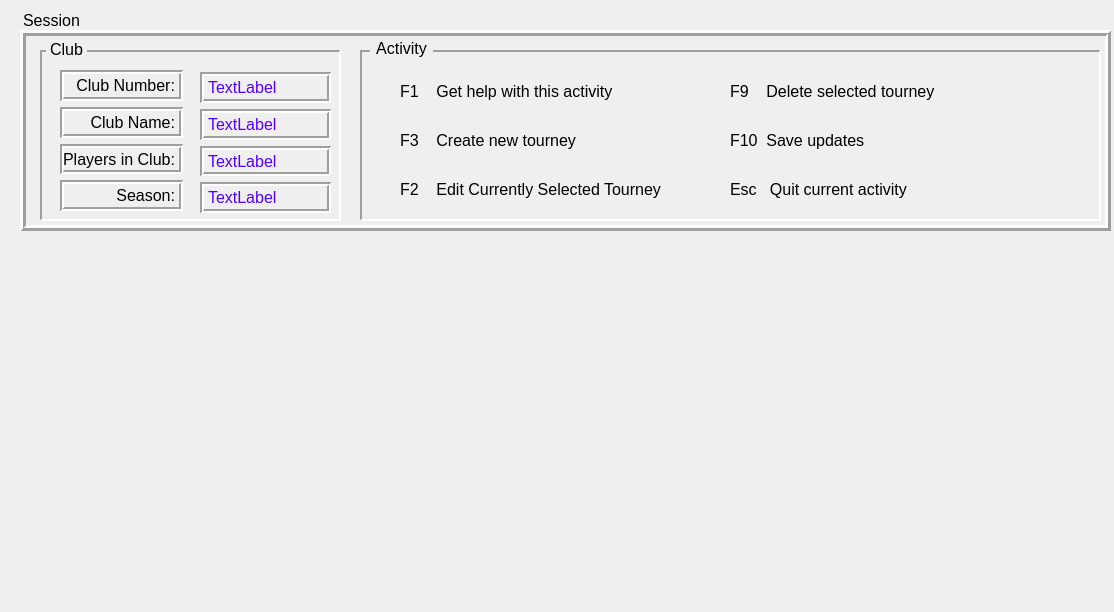
<?xml version="1.0" encoding="UTF-8"?>
<ui version="4.0">
 <class>TourneysActivity</class>
 <widget class="QWidget" name="TourneysActivity">
  <property name="geometry">
   <rect>
    <x>0</x>
    <y>0</y>
    <width>1114</width>
    <height>612</height>
   </rect>
  </property>
  <property name="font">
   <font>
    <pointsize>12</pointsize>
    <fontweight>Medium</fontweight>
   </font>
  </property>
  <property name="windowTitle">
   <string>Cribbage Grass Roots</string>
  </property>
  <widget class="QWidget" name="TopContainer" native="true">
   <property name="geometry">
    <rect>
     <x>0</x>
     <y>0</y>
     <width>1111</width>
     <height>231</height>
    </rect>
   </property>
   <widget class="QFrame" name="sessionPanel">
    <property name="geometry">
     <rect>
      <x>20</x>
      <y>30</y>
      <width>1091</width>
      <height>201</height>
     </rect>
    </property>
    <property name="frameShape">
     <enum>QFrame::Shape::Box</enum>
    </property>
    <property name="frameShadow">
     <enum>QFrame::Shadow::Raised</enum>
    </property>
    <property name="lineWidth">
     <number>3</number>
    </property>
    <widget class="QFrame" name="clubPanel">
     <property name="geometry">
      <rect>
       <x>20</x>
       <y>20</y>
       <width>301</width>
       <height>171</height>
      </rect>
     </property>
     <property name="frameShape">
      <enum>QFrame::Shape::Panel</enum>
     </property>
     <property name="frameShadow">
      <enum>QFrame::Shadow::Sunken</enum>
     </property>
     <property name="lineWidth">
      <number>2</number>
     </property>
     <widget class="QWidget" name="layoutWidget">
      <property name="geometry">
       <rect>
        <x>20</x>
        <y>20</y>
        <width>123</width>
        <height>141</height>
       </rect>
      </property>
      <layout class="QVBoxLayout" name="verticalLayout_3">
       <item>
        <widget class="QLabel" name="clubNumberLabel">
         <property name="frameShape">
          <enum>QFrame::Shape::Box</enum>
         </property>
         <property name="frameShadow">
          <enum>QFrame::Shadow::Sunken</enum>
         </property>
         <property name="lineWidth">
          <number>2</number>
         </property>
         <property name="text">
          <string>Club Number:</string>
         </property>
         <property name="alignment">
          <set>Qt::AlignmentFlag::AlignRight|Qt::AlignmentFlag::AlignTrailing|Qt::AlignmentFlag::AlignVCenter</set>
         </property>
        </widget>
       </item>
       <item>
        <widget class="QLabel" name="clubNameLabel">
         <property name="frameShape">
          <enum>QFrame::Shape::Box</enum>
         </property>
         <property name="frameShadow">
          <enum>QFrame::Shadow::Sunken</enum>
         </property>
         <property name="lineWidth">
          <number>2</number>
         </property>
         <property name="text">
          <string>Club Name:</string>
         </property>
         <property name="alignment">
          <set>Qt::AlignmentFlag::AlignRight|Qt::AlignmentFlag::AlignTrailing|Qt::AlignmentFlag::AlignVCenter</set>
         </property>
        </widget>
       </item>
       <item>
        <widget class="QLabel" name="clubPlayersLabel">
         <property name="frameShape">
          <enum>QFrame::Shape::Box</enum>
         </property>
         <property name="frameShadow">
          <enum>QFrame::Shadow::Sunken</enum>
         </property>
         <property name="lineWidth">
          <number>2</number>
         </property>
         <property name="text">
          <string>Players in Club:</string>
         </property>
         <property name="alignment">
          <set>Qt::AlignmentFlag::AlignRight|Qt::AlignmentFlag::AlignTrailing|Qt::AlignmentFlag::AlignVCenter</set>
         </property>
        </widget>
       </item>
       <item>
        <widget class="QLabel" name="clubSeasonLabel">
         <property name="frameShape">
          <enum>QFrame::Shape::Box</enum>
         </property>
         <property name="frameShadow">
          <enum>QFrame::Shadow::Sunken</enum>
         </property>
         <property name="lineWidth">
          <number>2</number>
         </property>
         <property name="text">
          <string>Season:</string>
         </property>
         <property name="alignment">
          <set>Qt::AlignmentFlag::AlignRight|Qt::AlignmentFlag::AlignTrailing|Qt::AlignmentFlag::AlignVCenter</set>
         </property>
        </widget>
       </item>
      </layout>
     </widget>
     <widget class="QWidget" name="layoutWidget">
      <property name="geometry">
       <rect>
        <x>160</x>
        <y>22</y>
        <width>131</width>
        <height>141</height>
       </rect>
      </property>
      <layout class="QVBoxLayout" name="verticalLayout_4">
       <item>
        <widget class="QLabel" name="clubNumber">
         <property name="styleSheet">
          <string notr="true">color: rgb(85, 0, 255);
font: 700 11pt &quot;Segoe UI&quot;;</string>
         </property>
         <property name="frameShape">
          <enum>QFrame::Shape::Box</enum>
         </property>
         <property name="frameShadow">
          <enum>QFrame::Shadow::Sunken</enum>
         </property>
         <property name="lineWidth">
          <number>2</number>
         </property>
         <property name="text">
          <string>TextLabel</string>
         </property>
        </widget>
       </item>
       <item>
        <widget class="QLabel" name="clubName">
         <property name="styleSheet">
          <string notr="true">color: rgb(85, 0, 255);
font: 700 11pt &quot;Segoe UI&quot;;</string>
         </property>
         <property name="frameShape">
          <enum>QFrame::Shape::Box</enum>
         </property>
         <property name="frameShadow">
          <enum>QFrame::Shadow::Sunken</enum>
         </property>
         <property name="lineWidth">
          <number>2</number>
         </property>
         <property name="text">
          <string>TextLabel</string>
         </property>
        </widget>
       </item>
       <item>
        <widget class="QLabel" name="clubPlayers">
         <property name="styleSheet">
          <string notr="true">color: rgb(85, 0, 255);
font: 700 11pt &quot;Segoe UI&quot;;</string>
         </property>
         <property name="frameShape">
          <enum>QFrame::Shape::Box</enum>
         </property>
         <property name="frameShadow">
          <enum>QFrame::Shadow::Sunken</enum>
         </property>
         <property name="lineWidth">
          <number>2</number>
         </property>
         <property name="text">
          <string>TextLabel</string>
         </property>
        </widget>
       </item>
       <item>
        <widget class="QLabel" name="clubSeason">
         <property name="styleSheet">
          <string notr="true">color: rgb(85, 0, 255);
font: 700 11pt &quot;Segoe UI&quot;;</string>
         </property>
         <property name="frameShape">
          <enum>QFrame::Shape::Box</enum>
         </property>
         <property name="frameShadow">
          <enum>QFrame::Shadow::Sunken</enum>
         </property>
         <property name="lineWidth">
          <number>2</number>
         </property>
         <property name="text">
          <string>TextLabel</string>
         </property>
        </widget>
       </item>
      </layout>
     </widget>
    </widget>
    <widget class="QFrame" name="tourneysActivityPanel">
     <property name="geometry">
      <rect>
       <x>340</x>
       <y>20</y>
       <width>741</width>
       <height>171</height>
      </rect>
     </property>
     <property name="frameShape">
      <enum>QFrame::Shape::Panel</enum>
     </property>
     <property name="frameShadow">
      <enum>QFrame::Shadow::Sunken</enum>
     </property>
     <property name="lineWidth">
      <number>2</number>
     </property>
     <widget class="QWidget" name="layoutWidget">
      <property name="geometry">
       <rect>
        <x>40</x>
        <y>20</y>
        <width>311</width>
        <height>141</height>
       </rect>
      </property>
      <layout class="QVBoxLayout" name="verticalLayout_5">
       <item>
        <widget class="QLabel" name="playersF1ActivityLabel">
         <property name="text">
          <string>F1    Get help with this activity</string>
         </property>
        </widget>
       </item>
       <item>
        <widget class="QLabel" name="playersF3ActivityLabel">
         <property name="text">
          <string>F3    Create new tourney</string>
         </property>
        </widget>
       </item>
       <item>
        <widget class="QLabel" name="playersF2ActivityLabel">
         <property name="text">
          <string>F2    Edit Currently Selected Tourney</string>
         </property>
        </widget>
       </item>
      </layout>
     </widget>
     <widget class="QWidget" name="verticalLayoutWidget">
      <property name="geometry">
       <rect>
        <x>370</x>
        <y>20</y>
        <width>331</width>
        <height>141</height>
       </rect>
      </property>
      <layout class="QVBoxLayout" name="verticalLayout">
       <item>
        <widget class="QLabel" name="playersF9ActivityLabel">
         <property name="text">
          <string>F9    Delete selected tourney</string>
         </property>
        </widget>
       </item>
       <item>
        <widget class="QLabel" name="playersF10ActivityLabel">
         <property name="text">
          <string>F10  Save updates</string>
         </property>
        </widget>
       </item>
       <item>
        <widget class="QLabel" name="playersEscActivityLabel">
         <property name="text">
          <string>Esc   Quit current activity</string>
         </property>
        </widget>
       </item>
      </layout>
     </widget>
     <widget class="QWidget" name="gridLayoutWidget">
      <property name="geometry">
       <rect>
        <x>10</x>
        <y>0</y>
        <width>731</width>
        <height>171</height>
       </rect>
      </property>
      <layout class="QGridLayout" name="gridLayout"/>
     </widget>
    </widget>
    <widget class="QLabel" name="clubFrameLabel">
     <property name="geometry">
      <rect>
       <x>26</x>
       <y>9</y>
       <width>41</width>
       <height>20</height>
      </rect>
     </property>
     <property name="autoFillBackground">
      <bool>true</bool>
     </property>
     <property name="styleSheet">
      <string notr="true">opacity : 255</string>
     </property>
     <property name="text">
      <string>Club</string>
     </property>
     <property name="alignment">
      <set>Qt::AlignmentFlag::AlignCenter</set>
     </property>
    </widget>
    <widget class="QLabel" name="activityFrameLabel">
     <property name="geometry">
      <rect>
       <x>350</x>
       <y>8</y>
       <width>63</width>
       <height>20</height>
      </rect>
     </property>
     <property name="autoFillBackground">
      <bool>true</bool>
     </property>
     <property name="styleSheet">
      <string notr="true">opacity: 1.0;</string>
     </property>
     <property name="text">
      <string>Activity</string>
     </property>
     <property name="alignment">
      <set>Qt::AlignmentFlag::AlignCenter</set>
     </property>
    </widget>
   </widget>
   <widget class="QLabel" name="SessionFrameLabel">
    <property name="geometry">
     <rect>
      <x>20</x>
      <y>10</y>
      <width>63</width>
      <height>20</height>
     </rect>
    </property>
    <property name="font">
     <font>
      <pointsize>12</pointsize>
      <fontweight>Medium</fontweight>
     </font>
    </property>
    <property name="autoFillBackground">
     <bool>true</bool>
    </property>
    <property name="text">
     <string>Session</string>
    </property>
    <property name="alignment">
     <set>Qt::AlignmentFlag::AlignCenter</set>
    </property>
   </widget>
  </widget>
 </widget>
 <resources/>
 <connections/>
</ui>
